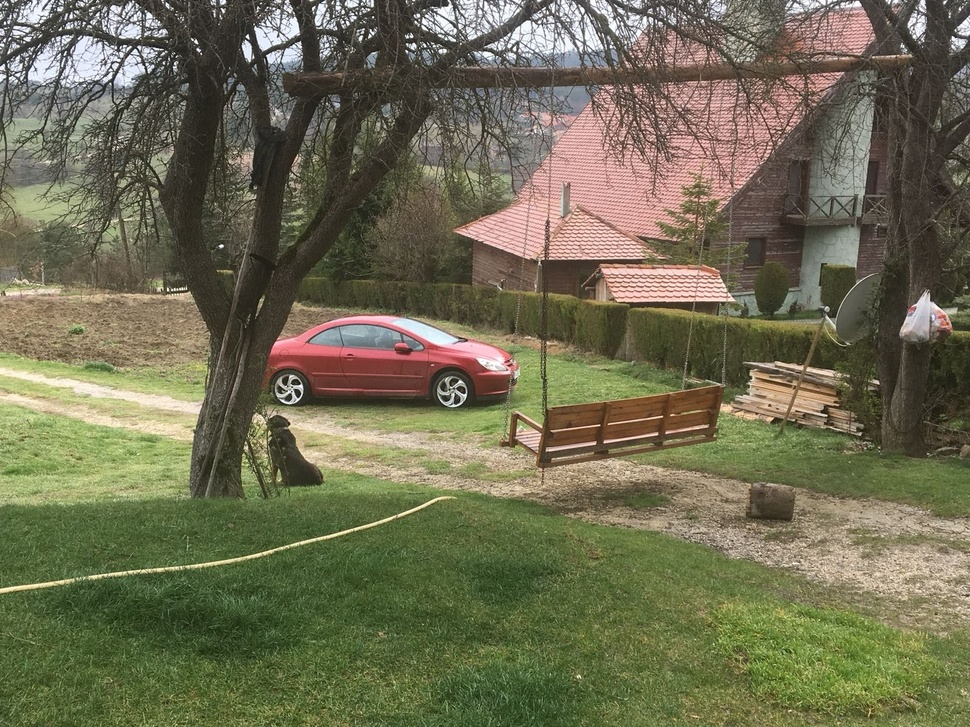
#> input picture 2.jpg, 970 x 727 px, shrunk from 1600 x 1200 before the run
$ python log.py
#> lines starting #> are read from the running program, lines starting #| are printed output that depends on the picture
import cv2
import numpy as np
from math import log

img = cv2.imread("2.jpg", 0)
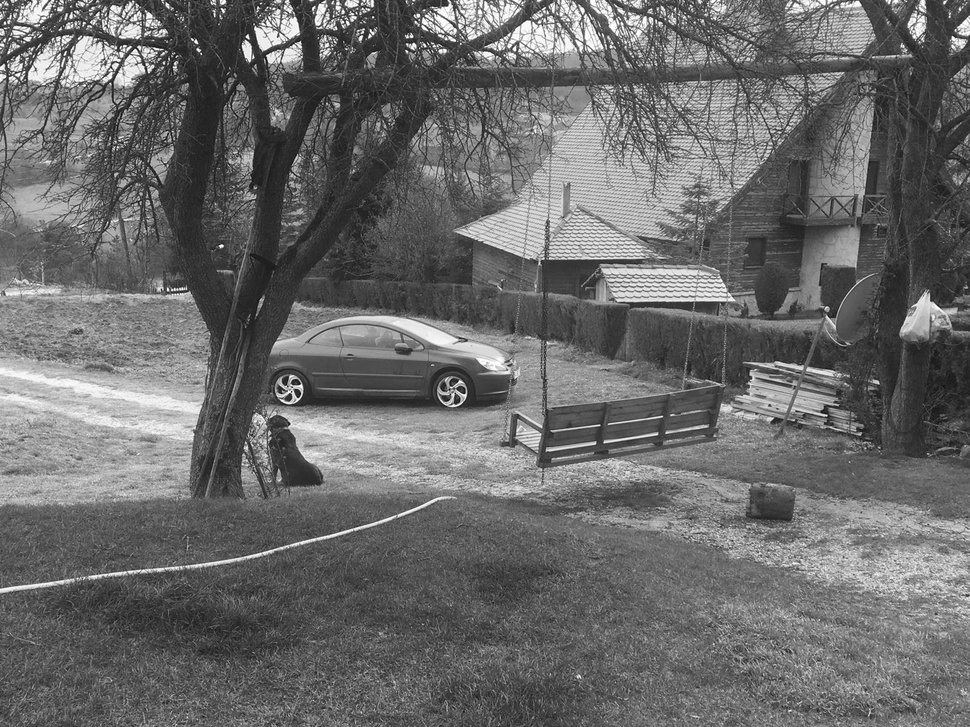
#> img: shape (727, 970); min 6, max 255, mean 106.6
print(img.dtype)
#| uint8

c = 5

logarithm = c * (np.log(img + 1))
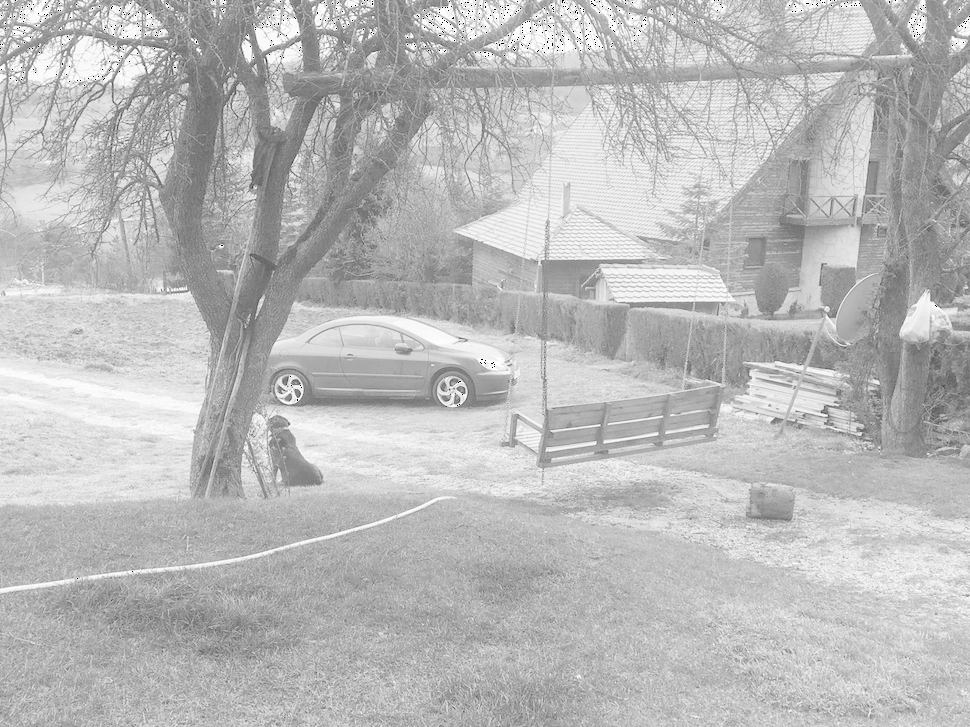
#> logarithm: shape (727, 970) float16; 0.09% of the values are NaN or infinite; the others: min 9.73, max 27.72, mean 22.91; drawn with min black, max white, NaN and infinite black
logarithm = np.array(logarithm, dtype=np.uint8)
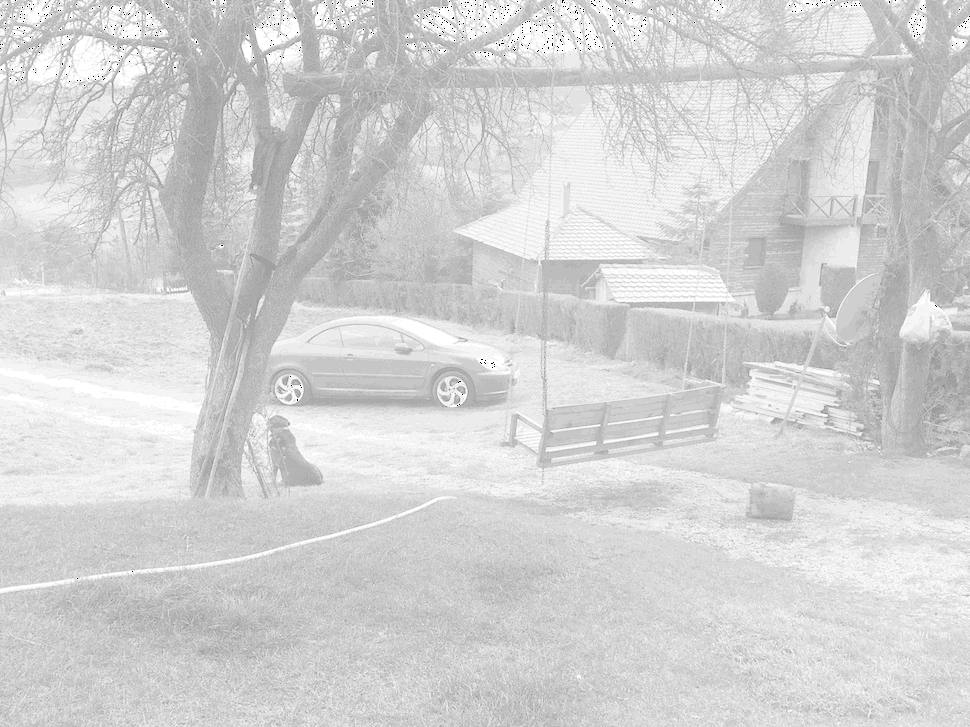
#> logarithm: shape (727, 970); min 0, max 27, mean 22.4; drawn with min black and max white

cv2.imshow("Original", img)
cv2.imshow("logarithm", logarithm)
cv2.waitKey(0)
cv2.destroyAllWindows()

$ run again, with 1.jpg copied over 2.jpg
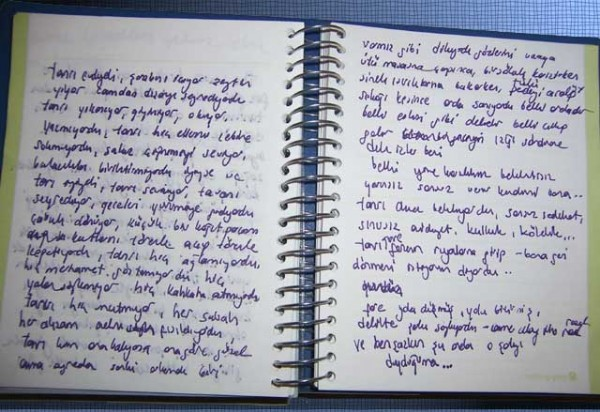
#> input picture 1.jpg, 600 x 412 px
#> `img = cv2.imread("2.jpg", 0)`:
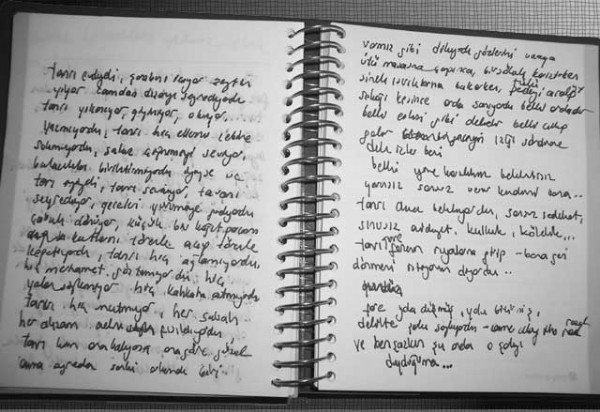
#> img: shape (412, 600); min 0, max 250, mean 160.8
#| uint8
#> `logarithm = c * (np.log(img + 1))`:
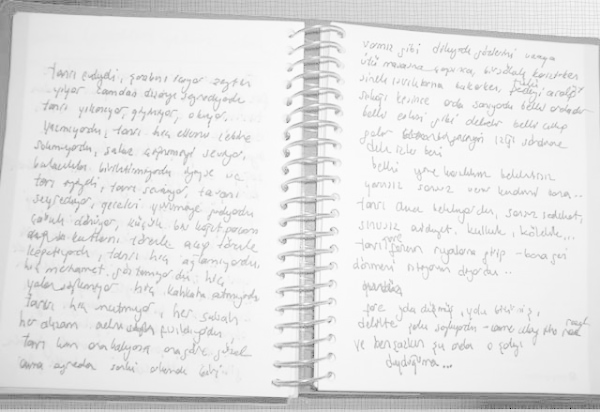
#> logarithm: shape (412, 600) float16; min 0, max 27.64, mean 24.9; drawn with min black and max white
